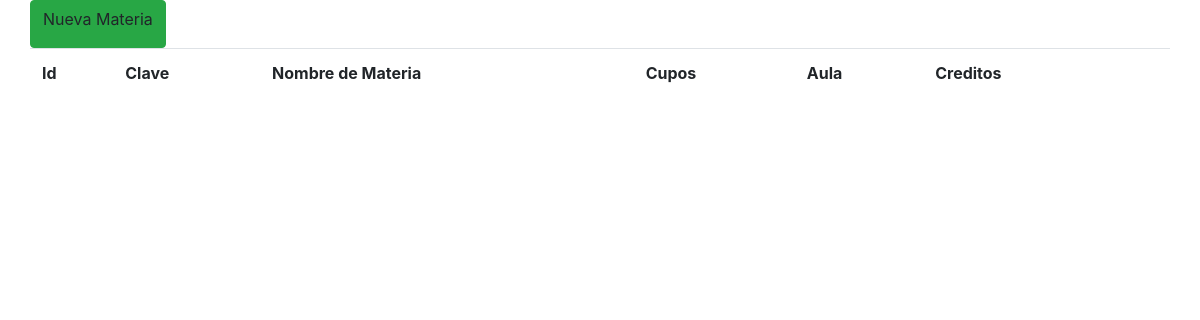
The app's page /ver_materias.php (signed in), older data.
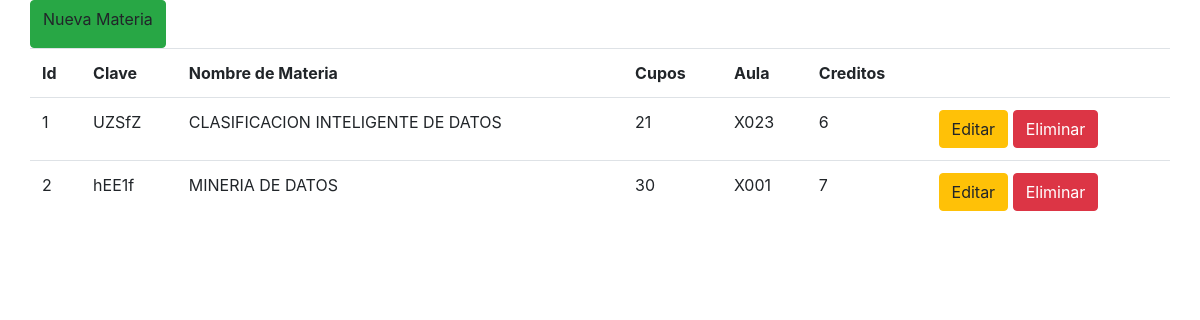
The same page, newer data.
### tables this page shows
CREATE TABLE `materias` (
  `NRC` int(11) NOT NULL,
  `nombremat` varchar(100) NOT NULL,
  `clave` varchar(10) NOT NULL,
  `creditos` int(11) NOT NULL,
  `cupos` int(11) NOT NULL,
  `aula` varchar(10) NOT NULL
);

### ver_materias.php (the view, shortened to what this page needs)
<?php
	if(isset($_SESSION['administrador']))
	{
?>
<!DOCTYPE html>
<html lang="en">
<head>
	<link rel="stylesheet" href="css/bootstrap.min.css">
	<link rel="stylesheet" href="css/estiloslistar.css">
</head>
<body>
	<div class="container">
		<div class="row">
			<a class="btn btn-success" data-toggle="modal" data-target="#nuevoMat">Nueva Materia</a><br><br>
			<table class='table'>
				<tr>
					<th>Id</th>
					<th>Clave</th>
					<th>Nombre de Materia</th>
					<th>Cupos</th>
					<th>Aula</th>
					<th>Creditos</th>
					<th><span class="glyphicon glyphicon-wrench"></span></th>
				</tr>
<?php
			$mysqli = new mysqli("localhost", "root", "", "practica4");
			$consulta= "SELECT * FROM materias";
			if ($resultado = $mysqli->query($consulta))
			{
				while ($fila = $resultado->fetch_row())
				{
					echo "<tr>";
					echo "<td>$fila[0]</td>
						<td>$fila[2]</td>
						<td>$fila[1]</td>
						<td>$fila[4]</td>
						<td>$fila[5]</td>
						<td>$fila[3]</td>";
					echo"<td>";
				     echo "<a data-toggle='modal' data-target='#editUsu' data-id='" .$fila[0] ."' data-clave'" .$fila[2] ."' data-nombre='" .$fila[1] ."' data-cupos='" .$fila[4] ."' data-aula='" .$fila[5] ."' data-creditos='" .$fila[3] ."' class='btn btn-warning'><span class='glyphicon glyphicon-pencil'></span>Editar</a> ";
					echo "<a class='btn btn-danger' href='eliminamaterias.php?id=" .$fila[0] ."'><span class='glyphicon glyphicon-remove'></span>Eliminar</a>";
					echo "</td>";
					echo "</tr>";
				}
			}
?>
	        </table>
		</div>
	</div>
</body>
</html>
<?php
	}
	else
	{
		?>
		 <META HTTP-EQUIV="Refresh" CONTENT="0; URL=login.php">
		 <?php
	}
?>

Row changes from the older to the newer data that the page shows:
added materias: NRC "1", clave "UZSfZ", nombremat "CLASIFICACION INTELIGENTE DE DATOS", cupos "21", aula "X023", creditos "6"
added materias: NRC "2", clave "hEE1f", nombremat "MINERIA DE DATOS", cupos "30", aula "X001", creditos "7"
